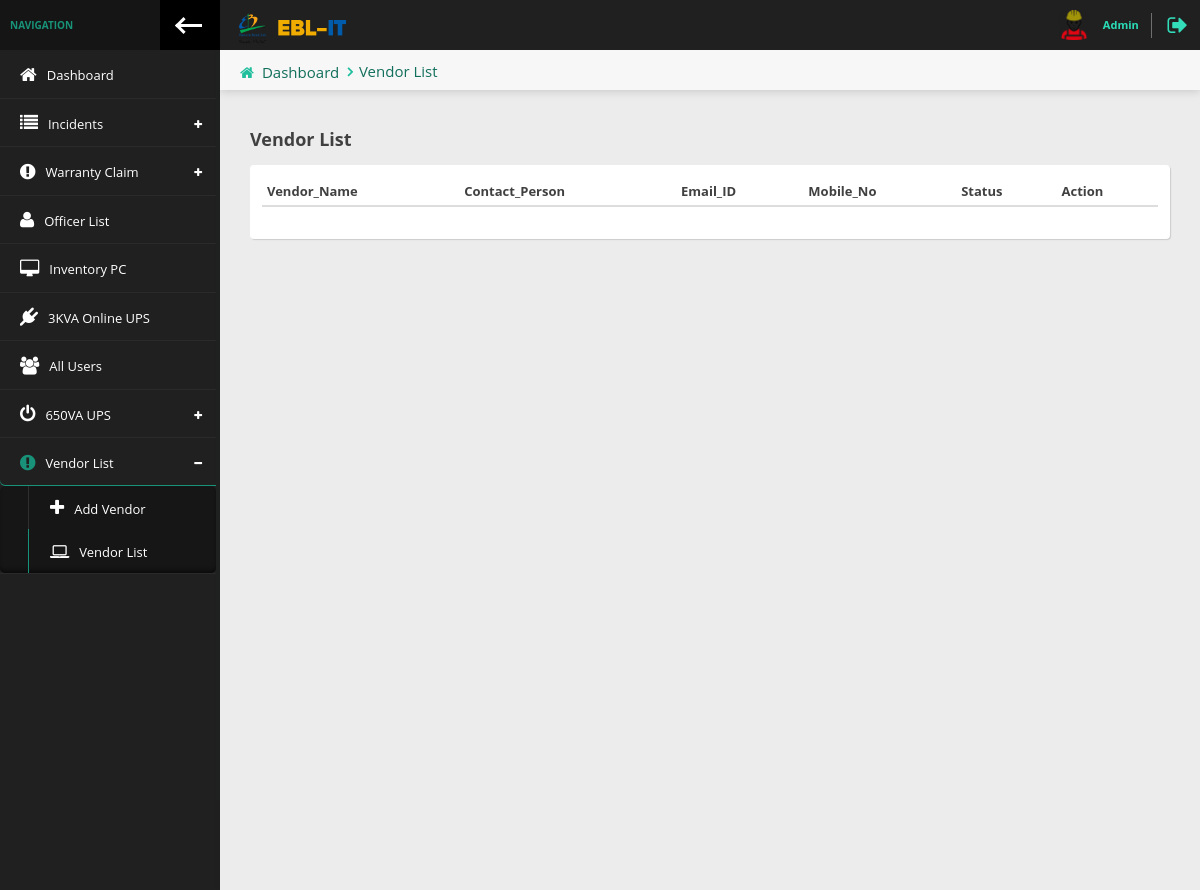
/wp-admin/vendor_list_page.php (signed in), run on an earlier commit of the app's database.
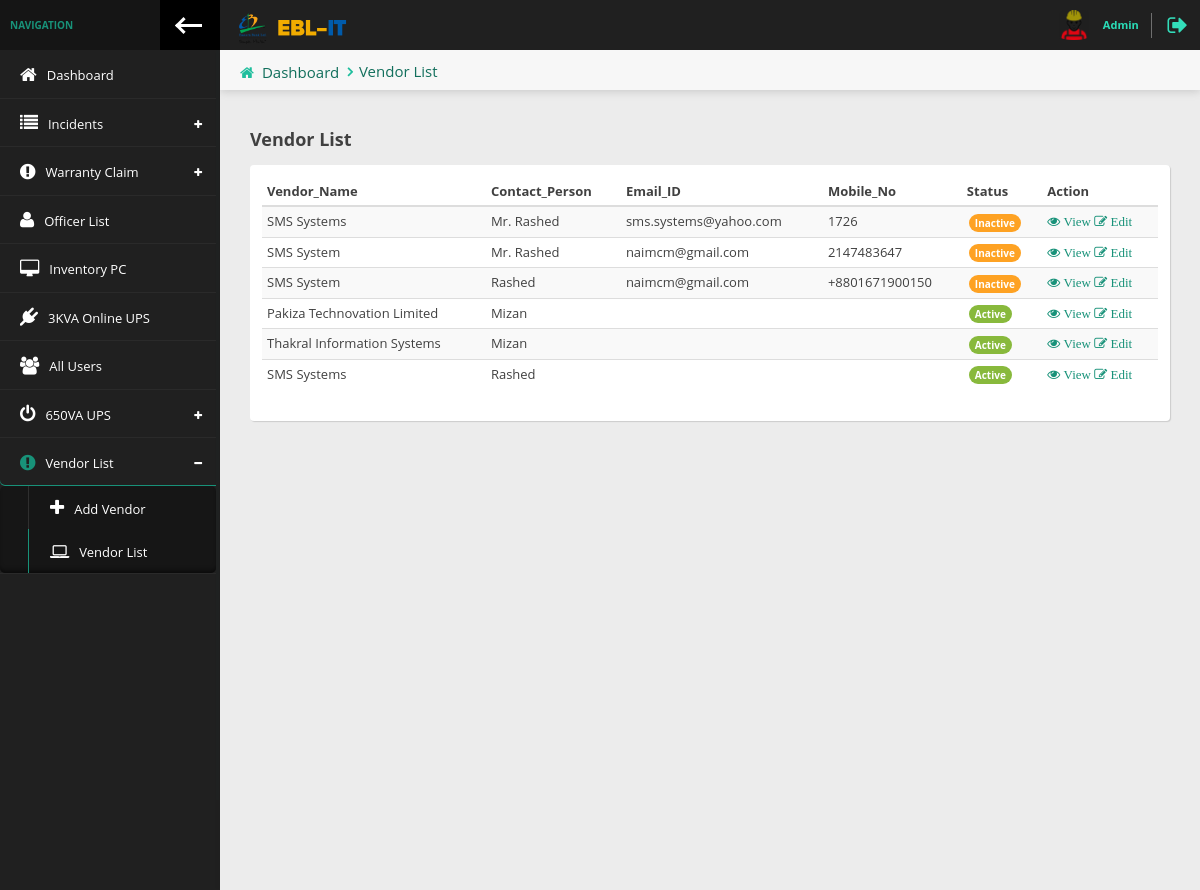
And on a later commit of the database.
### tables this page shows
CREATE TABLE `vendor_list` (
  `Ref_ID` int(12) NOT NULL,
  `Vendor_Name` varchar(50) NOT NULL,
  `Contact_Person` varchar(50) NOT NULL,
  `Email_ID` varchar(50) NOT NULL,
  `Mobile_No` varchar(50) NOT NULL,
  `Status` tinyint(1) NOT NULL,
  `Date_Time` timestamp NOT NULL DEFAULT current_timestamp() ON UPDATE current_timestamp()
);

### wp-admin/vendor_list_page.php (the view, shortened to what this page needs)
<?php require_once 'header.php'; ?>
    <div class="content-header">
        <div class="leftside-content-header">
            <ul class="breadcrumbs">
                <li><i class="fa fa-home" aria-hidden="true"></i><a href="index.php">Dashboard</a></li>
                <li><a href="javascript:avoid(0)">Vendor List</a></li>
            </ul>
        </div>
    </div>
    <div class="row animated fadeInUp">
        <div class="col-sm-12">
            <h4 class="section-subtitle"><b>Vendor List</b></h4>
            <div class="panel">
                <div class="panel-content">
                    <div class="table-responsive">
                        <table id="basic-table" class="data-table table table-striped nowrap table-hover" cellspacing="0" width="100%">
                            <thead>
                            <tr>
                                <th>Vendor_Name</th>
                                <th>Contact_Person</th>
                                <th>Email_ID</th>
                                <th>Mobile_No</th>
                                <th>Status</th>
                                <th>Action</th>
                            </tr>
                            </thead>
                            <tbody>
                            <?php
                            $result = mysqli_query($con, "SELECT * FROM vendor_list");
                            while ($row = mysqli_fetch_assoc($result)){
                                ?>
                                <tr>
                                    <td><?= $row['Vendor_Name'] ?></td>
                                    <td><?= $row['Contact_Person'] ?></td>
                                    <td><?= $row['Email_ID'] ?></td>
                                    <td><?= $row['Mobile_No'] ?></td>
                                    <td><?= $row['Status'] == 1 ? '<span class="badge badge-xs x-success">Active</span>' : '<span class="badge badge-xs x-warning">Inactive</span>' ?></td>
                                    <td>
                                        <a href="" data-toggle="modal" data-target="#Ref_ID-<?= $row['Ref_ID'] ?>"<i class="fa fa-eye"> View </i></a>
                                        <a href="" data-toggle="modal" data-target="#Incident_Update-<?= $row['Ref_ID'] ?>"<i class="fa fa-pencil-square-o"> Edit </i></a>
                                    </td>
                                </tr>
                                <?php
                            }
                            ?>
                            </tbody>
                        </table>
                    </div>
                </div>
            </div>
        </div>
    </div>
<?php require_once 'footer.php'; ?>

### wp-admin/header.php (shortened to what this page needs)
<?php
$page = explode('/', $_SERVER['PHP_SELF']);
$page = end($page);
?>
<!DOCTYPE html>
<html lang="en" class="fixed left-sidebar-top">
<head>
    <link href="vendor/pace/pace-theme-minimal.css" rel="stylesheet" />
    <link rel="stylesheet" href="vendor/bootstrap/css/bootstrap.css">
    <link rel="stylesheet" href="vendor/font-awesome/css/font-awesome.css">
    <link rel="stylesheet" href="vendor/animate.css/animate.css">
    <link rel="stylesheet" href="vendor/toastr/toastr.min.css">
    <link rel="stylesheet" href="vendor/magnific-popup/magnific-popup.css">
    <link rel="stylesheet" href="vendor/data-table/media/css/dataTables.bootstrap.min.css">
    <link rel="stylesheet" href="vendor/select2/css/select2.min.css">
    <link rel="stylesheet" href="vendor/select2/css/select2-bootstrap.min.css">
    <link rel="stylesheet" href="vendor/bootstrap_time-picker/css/timepicker.css">
    <link rel="stylesheet" href="vendor/bootstrap_color-picker/css/bootstrap-colorpicker.min.css">
    <link rel="stylesheet" href="vendor/bootstrap_date-picker/css/bootstrap-datepicker3.min.css">
    <link rel="stylesheet" href="stylesheets/css/style.css">
</head>
<body>
<div class="wrap">
    <div class="page-header">
        <div class="leftside-header">
            <div class="logo">
                <a href="index.php" class="on-click">
                    <img alt="logo" src="images/header-logo.png" />
                </a>
            </div>
        </div>
        <div class="rightside-header">
            <div class="header-section" id="user-headerbox">
                <div class="user-header-wrap">
                    <div class="user-photo">
                        <img alt="profile photo" src="images/engineer.png" />
                    </div>
                    <div class="user-info">
                        <span class="user-profile">Admin</span>
                    </div>
                </div>
            </div>
            <div class="header-section">
                <a href="logout.php" data-toggle="tooltip" data-placement="left" title="Logout"><i class="fa fa-sign-out log-out" aria-hidden="true"></i></a>
            </div>
        </div>
    </div>
    <div class="page-body">
        <div class="left-sidebar">
            <div class="left-sidebar-header">
                <div class="left-sidebar-title">NAVIGATION</div>
                <div class="left-sidebar-toggle c-hamburger c-hamburger--htla hidden-xs" data-toggle-class="left-sidebar-collapsed" data-target="html">
                    <span></span>
                </div>
            </div>
            <div id="left-nav" class="nano">
                <div class="nano-content">
                    <nav>
                        <ul class="nav nav-left-lines" id="main-nav">
                            <li class="<?= $page == 'index.php' ? 'active-item':'' ?>"><a href="index.php"><i class="fa fa-home" aria-hidden="true"></i><span>Dashboard</span></a></li>
                            <li class="has-child-item close-item <?= $page == 'all-incidents.php' ? 'open-item':'' ?><?= $page == 'new-incident.php' ? 'open-item':'' ?>">
                                <a><i class="fa fa-list" aria-hidden="true"></i><span>Incidents</span></a>
                            </li>
                            <li class="has-child-item close-item <?= $page == 'add_claim.php' ? 'open-item':'' ?><?= $page == 'warranty_claim_page.php' ? 'open-item':'' ?>">
                                <a><i class="fa fa-exclamation-circle" aria-hidden="true"></i><span>Warranty Claim</span></a>
                            </li>
                            <li class="<?= $page == 'officer_page.php' ? 'active-item':'' ?>"><a href="officer_page.php"><i class="fa fa-user" aria-hidden="true"></i><span>Officer List</span></a></li>
                            <li class="<?= $page == 'inventory_page.php' ? 'active-item':'' ?>"><a href="inventory_page.php"><i class="fa fa-desktop" aria-hidden="true"></i><span>Inventory PC</span></a></li>
                            <li class="<?= $page == 'online_ups_page.php' ? 'active-item':'' ?>"><a href="online_ups_page.php"><i class="fa fa-plug" aria-hidden="true"></i><span>3KVA Online UPS</span></a></li>
                            <li class="<?= $page == 'all_users.php' ? 'active-item':'' ?>"><a href="all_users.php"><i class="fa fa-group" aria-hidden="true"></i><span>All Users</span></a></li>
                            <li class="has-child-item close-item <?= $page == 'incident_add_ups.php' ? 'open-item':'' ?><?= $page == 'incident_ups.php' ? 'open-item':'' ?>">
                                <a><i class="fa fa-power-off" aria-hidden="true"></i><span>650VA UPS</span></a>
                            </li>
                            <li class="has-child-item close-item <?= $page == 'vendor_list_page.php' ? 'open-item':'' ?><?= $page == 'vendor_list_add.php' ? 'open-item':'' ?>">
                                <a><i class="fa fa-exclamation-circle" aria-hidden="true"></i><span>Vendor List</span></a>
                                <ul class="nav child-nav level-1">
                                    <li class="<?= $page == 'vendor_list_add.php' ? 'active-item':'' ?>"><a href="vendor_list_add.php"><i class="fa fa-plus" aria-hidden="true"></i><span>Add Vendor</span></a></li>
                                    <li class="<?= $page == 'vendor_list_page.php' ? 'active-item':'' ?>"><a href="vendor_list_page.php"><i class="fa fa-laptop" aria-hidden="true"></i><span>Vendor List</span></a></li>
                                </ul>
                            </li>
                        </ul>
                    </nav>
                </div>
            </div>
        </div>
        <div class="content">

### wp-admin/footer.php (shortened to what this page needs)
</div>
</div>
</div>
</body>
</html>

What changed in the data, as far as the page shows it:
added vendor_list: Vendor_Name "SMS Systems", Contact_Person "Mr. Rashed", Email_ID "sms.systems@yahoo.com", Mobile_No "1726", Status "Inactive"
added vendor_list: Vendor_Name "SMS System", Contact_Person "Mr. Rashed", Email_ID "naimcm@gmail.com", Mobile_No "2147483647", Status "Inactive"
added vendor_list: Vendor_Name "SMS System", Contact_Person "Rashed", Email_ID "naimcm@gmail.com", Mobile_No "+8801671900150", Status "Inactive"
added vendor_list: Vendor_Name "Pakiza Technovation Limited", Contact_Person "Mizan", Status "Active"
added vendor_list: Vendor_Name "Thakral Information Systems", Contact_Person "Mizan", Status "Active"
added vendor_list: Vendor_Name "SMS Systems", Contact_Person "Rashed", Status "Active"
